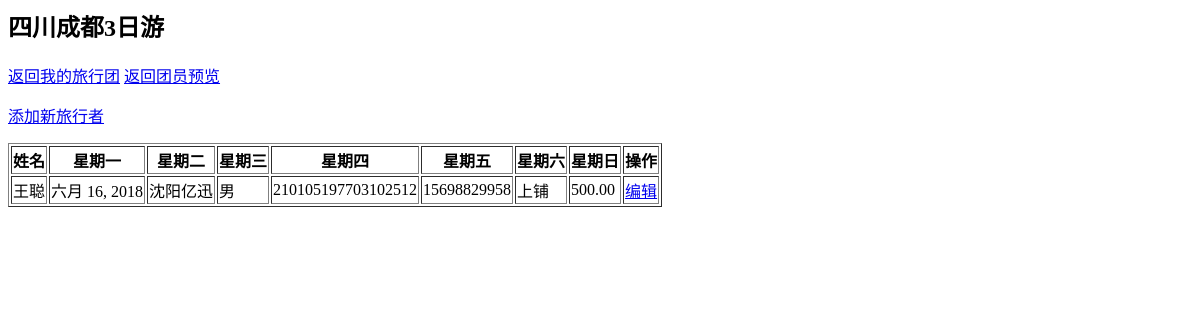
Before: /topics/1/ (signed in) with the older database file.
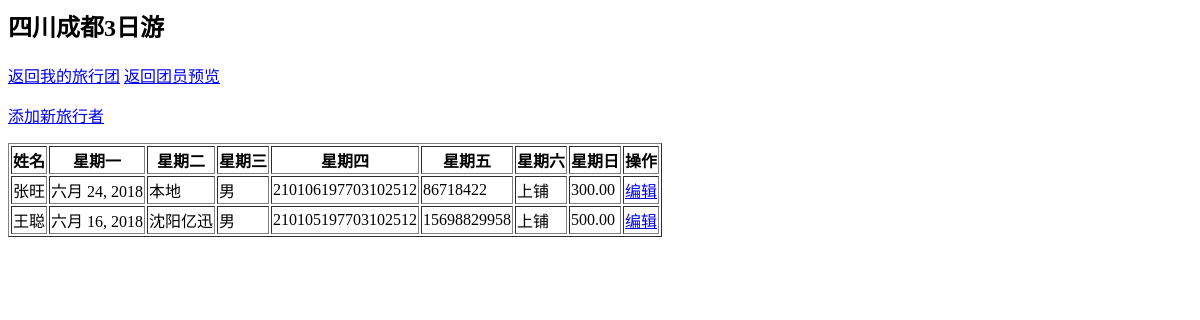
After: the same page with the newer database file.
### learning_logs/models.py (models this page shows, shortened)
class Topic(models.Model):
    tour_name = models.CharField('旅行团名称', max_length=100)
    text = models.TextField('旅行团简介')
    route1 = models.CharField('行程1', max_length=500, null=True)
    route2 = models.CharField('行程2', max_length=500, null=True)
    route3 = models.CharField('行程3', max_length=500, null=True)
    route4 = models.CharField('行程4', max_length=500, null=True)
    route5 = models.CharField('行程5', max_length=500, null=True)
    date_added = models.DateField('建立时间', auto_now_add=True)
    date_start = models.DateField('出发日期')
    owner = models.ForeignKey(User, on_delete=models.CASCADE)
    def __str__(self):
        return self.tour_name
    class Meta:
        verbose_name = '旅行团名称'
        verbose_name_plural = '旅行团名称'

class Entry(models.Model):
    GENDER_CHOICES = (
        (u'男', u'男'),
        (u'女', u'女'),
    )
    bed_choices = (
        (u'上铺', u'上铺'),
        (u'中铺', u'中铺'),
        (u'下铺', u'下铺'),
    )
    topic = models.ForeignKey(Topic, on_delete=models.CASCADE, verbose_name='旅行团名称')
    text = models.TextField('备注')
    date_added = models.DateField('入团时间', auto_now_add=True)
    name = models.CharField('参团人姓名', max_length=50)
    signup = models.CharField('预报来源', max_length=100)
    sex = models.CharField('性别', max_length=2, choices=GENDER_CHOICES)
    number = models.CharField('身份证号', max_length=18)
    phone = models.CharField('联系电话', max_length=11)
    bunk = models.CharField('铺位', max_length=4, choices=bed_choices, default='上铺')
    money = models.DecimalField('结款', max_digits=5, decimal_places=2)
    class Meta(object):
        verbose_name_plural = '参团人员'

### learning_logs/views.py (the view)
# urls.py: path('topics/<int:topic_id>/', views.topic, name='topic'),
@login_required
def topic(request, topic_id):
    topic = Topic.objects.get(id=topic_id)
    if topic.owner != request.user:
        raise Http404
    entries = topic.entry_set.order_by('-date_added')
    context = {'topic': topic, 'entries': entries}
    return render(request, 'learning_logs/topic.html', context)

### templates/learning_logs/topic.html
{% block header %}
  <h2>{{ topic }}</h2>
    <a href="{% url 'learning_logs:topics' %}">返回我的旅行团</a>
    <a href="{% url 'learning_logs:table' %}">返回团员预览</a>
{% endblock header %}
{% block content %}
  <p>
    <a href="{% url 'learning_logs:new_entry' topic.id %}">添加新旅行者</a>
  </p>
            <table border=1px>
        <tr>
            <th>姓名</th>
            <th>星期一</th>
            <th>星期二</th>
            <th>星期三</th>
            <th>星期四</th>
            <th>星期五</th>
            <th>星期六</th>
            <th>星期日</th>
            <th>操作</th>
        </tr>
            {% for entry in entries %}
        <tr>
            <td>{{entry.name}}</td>
            <td>{{entry.date_added}}</td>
            <td>{{entry.signup}}</td>
            <td>{{entry.sex}}</td>
            <td>{{entry.number}}</td>
            <td>{{entry.phone}}</td>
            <td>{{entry.bunk}}</td>
            <td>{{entry.money}}</td>
            <td><a href="{% url 'learning_logs:edit_entry' entry.id %}">
              编辑</a></td>
        {% empty %}
                没有更多的人了
        {% endfor %}
        </tr>
        </table>
{% endblock content %}

Changed rows visible on the page:
added Entry: name "张旺", date_added "六月 24, 2018", signup "本地", sex "男", number "210106197703102512", phone "86718422", bunk "上铺", money "300.00"
